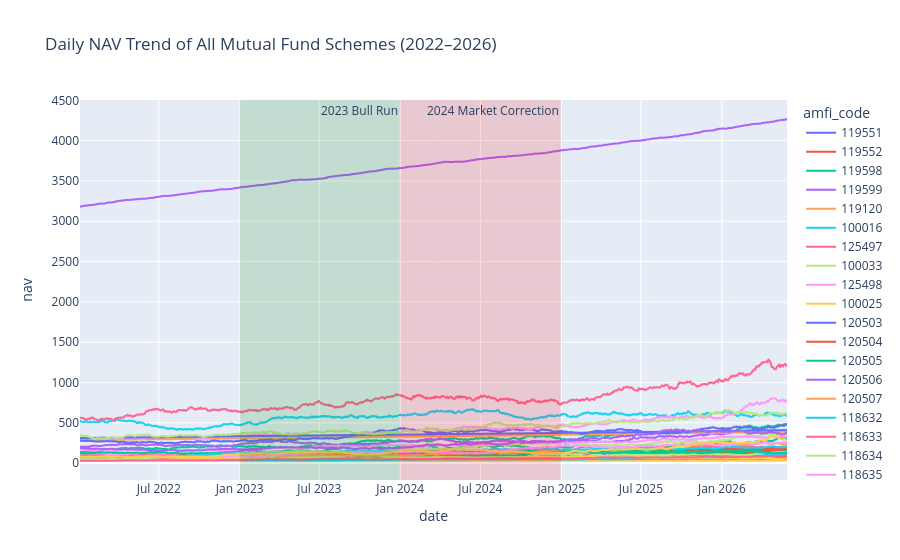

The notebook cell this image was saved under:
### Code cell
fig = px.line(
    nav,
    x="date",
    y="nav",
    color="amfi_code",
    title="Daily NAV Trend of All Mutual Fund Schemes (2022–2026)"
)

# Highlight 2023 Bull Run
fig.add_vrect(
    x0="2023-01-01",
    x1="2023-12-31",
    fillcolor="green",
    opacity=0.15,
    annotation_text="2023 Bull Run",
    line_width=0
)

# Highlight 2024 Market Correction
fig.add_vrect(
    x0="2024-01-01",
    x1="2024-12-31",
    fillcolor="red",
    opacity=0.15,
    annotation_text="2024 Market Correction",
    line_width=0
)

fig.show()

### Figure 1 — Plotly figure (JSON) as saved in the notebook; plotly's stock layout.template omitted (floating-point values rounded to 4 significant figures; data arrays with more than 128 entries replaced by an {"elided": "..."} marker saying what was removed)
{"data": [{"hovertemplate": "amfi_code=119551<br>date=%{x}<br>nav=%{y}<extra></extra>", "legendgroup": "119551", "line": {"color": "#636efa", "dash": "solid"}, "marker": {"symbol": "circle"}, "mode": "lines", "name": "119551", "showlegend": true, "type": "scattergl", "x": {"elided": "1150 str values"}, "xaxis": "x", "y": {"elided": "1150 float values"}, "yaxis": "y"}, {"hovertemplate": "amfi_code=119552<br>date=%{x}<br>nav=%{y}<extra></extra>", "legendgroup": "119552", "line": {"color": "#EF553B", "dash": "solid"}, "marker": {"symbol": "circle"}, "mode": "lines", "name": "119552", "showlegend": true, "type": "scattergl", "x": {"elided": "1150 str values"}, "xaxis": "x", "y": {"elided": "1150 float values"}, "yaxis": "y"}, {"hovertemplate": "amfi_code=119598<br>date=%{x}<br>nav=%{y}<extra></extra>", "legendgroup": "119598", "line": {"color": "#00cc96", "dash": "solid"}, "marker": {"symbol": "circle"}, "mode": "lines", "name": "119598", "showlegend": true, "type": "scattergl", "x": {"elided": "1150 str values"}, "xaxis": "x", "y": {"elided": "1150 float values"}, "yaxis": "y"}, {"hovertemplate": "amfi_code=119599<br>date=%{x}<br>nav=%{y}<extra></extra>", "legendgroup": "119599", "line": {"color": "#ab63fa", "dash": "solid"}, "marker": {"symbol": "circle"}, "mode": "lines", "name": "119599", "showlegend": true, "type": "scattergl", "x": {"elided": "1150 str values"}, "xaxis": "x", "y": {"elided": "1150 float values"}, "yaxis": "y"}, {"hovertemplate": "amfi_code=119120<br>date=%{x}<br>nav=%{y}<extra></extra>", "legendgroup": "119120", "line": {"color": "#FFA15A", "dash": "solid"}, "marker": {"symbol": "circle"}, "mode": "lines", "name": "119120", "showlegend": true, "type": "scattergl", "x": {"elided": "1150 str values"}, "xaxis": "x", "y": {"elided": "1150 float values"}, "yaxis": "y"}, {"hovertemplate": "amfi_code=100016<br>date=%{x}<br>nav=%{y}<extra></extra>", "legendgroup": "100016", "line": {"color": "#19d3f3", "dash": "solid"}, "marker": {"symbol": "circle"}, "mode": "lines", "name": "100016", "showlegend": true, "type": "scattergl", "x": {"elided": "1150 str values"}, "xaxis": "x", "y": {"elided": "1150 float values"}, "yaxis": "y"}, {"hovertemplate": "amfi_code=125497<br>date=%{x}<br>nav=%{y}<extra></extra>", "legendgroup": "125497", "line": {"color": "#FF6692", "dash": "solid"}, "marker": {"symbol": "circle"}, "mode": "lines", "name": "125497", "showlegend": true, "type": "scattergl", "x": {"elided": "1150 str values"}, "xaxis": "x", "y": {"elided": "1150 float values"}, "yaxis": "y"}, {"hovertemplate": "amfi_code=100033<br>date=%{x}<br>nav=%{y}<extra></extra>", "legendgroup": "100033", "line": {"color": "#B6E880", "dash": "solid"}, "marker": {"symbol": "circle"}, "mode": "lines", "name": "100033", "showlegend": true, "type": "scattergl", "x": {"elided": "1150 str values"}, "xaxis": "x", "y": {"elided": "1150 float values"}, "yaxis": "y"}, {"hovertemplate": "amfi_code=125498<br>date=%{x}<br>nav=%{y}<extra></extra>", "legendgroup": "125498", "line": {"color": "#FF97FF", "dash": "solid"}, "marker": {"symbol": "circle"}, "mode": "lines", "name": "125498", "showlegend": true, "type": "scattergl", "x": {"elided": "1150 str values"}, "xaxis": "x", "y": {"elided": "1150 float values"}, "yaxis": "y"}, {"hovertemplate": "amfi_code=100025<br>date=%{x}<br>nav=%{y}<extra></extra>", "legendgroup": "100025", "line": {"color": "#FECB52", "dash": "solid"}, "marker": {"symbol": "circle"}, "mode": "lines", "name": "100025", "showlegend": true, "type": "scattergl", "x": {"elided": "1150 str values"}, "xaxis": "x", "y": {"elided": "1150 float values"}, "yaxis": "y"}, {"hovertemplate": "amfi_code=120503<br>date=%{x}<br>nav=%{y}<extra></extra>", "legendgroup": "120503", "line": {"color": "#636efa", "dash": "solid"}, "marker": {"symbol": "circle"}, "mode": "lines", "name": "120503", "showlegend": true, "type": "scattergl", "x": {"elided": "1150 str values"}, "xaxis": "x", "y": {"elided": "1150 float values"}, "yaxis": "y"}, {"hovertemplate": "amfi_code=120504<br>date=%{x}<br>nav=%{y}<extra></extra>", "legendgroup": "120504", "line": {"color": "#EF553B", "dash": "solid"}, "marker": {"symbol": "circle"}, "mode": "lines", "name": "120504", "showlegend": true, "type": "scattergl", "x": {"elided": "1150 str values"}, "xaxis": "x", "y": {"elided": "1150 float values"}, "yaxis": "y"}, {"hovertemplate": "amfi_code=120505<br>date=%{x}<br>nav=%{y}<extra></extra>", "legendgroup": "120505", "line": {"color": "#00cc96", "dash": "solid"}, "marker": {"symbol": "circle"}, "mode": "lines", "name": "120505", "showlegend": true, "type": "scattergl", "x": {"elided": "1150 str values"}, "xaxis": "x", "y": {"elided": "1150 float values"}, "yaxis": "y"}, {"hovertemplate": "amfi_code=120506<br>date=%{x}<br>nav=%{y}<extra></extra>", "legendgroup": "120506", "line": {"color": "#ab63fa", "dash": "solid"}, "marker": {"symbol": "circle"}, "mode": "lines", "name": "120506", "showlegend": true, "type": "scattergl", "x": {"elided": "1150 str values"}, "xaxis": "x", "y": {"elided": "1150 float values"}, "yaxis": "y"}, {"hovertemplate": "amfi_code=120507<br>date=%{x}<br>nav=%{y}<extra></extra>", "legendgroup": "120507", "line": {"color": "#FFA15A", "dash": "solid"}, "marker": {"symbol": "circle"}, "mode": "lines", "name": "120507", "showlegend": true, "type": "scattergl", "x": {"elided": "1150 str values"}, "xaxis": "x", "y": {"elided": "1150 float values"}, "yaxis": "y"}, {"hovertemplate": "amfi_code=118632<br>date=%{x}<br>nav=%{y}<extra></extra>", "legendgroup": "118632", "line": {"color": "#19d3f3", "dash": "solid"}, "marker": {"symbol": "circle"}, "mode": "lines", "name": "118632", "showlegend": true, "type": "scattergl", "x": {"elided": "1150 str values"}, "xaxis": "x", "y": {"elided": "1150 float values"}, "yaxis": "y"}, {"hovertemplate": "amfi_code=118633<br>date=%{x}<br>nav=%{y}<extra></extra>", "legendgroup": "118633", "line": {"color": "#FF6692", "dash": "solid"}, "marker": {"symbol": "circle"}, "mode": "lines", "name": "118633", "showlegend": true, "type": "scattergl", "x": {"elided": "1150 str values"}, "xaxis": "x", "y": {"elided": "1150 float values"}, "yaxis": "y"}, {"hovertemplate": "amfi_code=118634<br>date=%{x}<br>nav=%{y}<extra></extra>", "legendgroup": "118634", "line": {"color": "#B6E880", "dash": "solid"}, "marker": {"symbol": "circle"}, "mode": "lines", "name": "118634", "showlegend": true, "type": "scattergl", "x": {"elided": "1150 str values"}, "xaxis": "x", "y": {"elided": "1150 float values"}, "yaxis": "y"}, {"hovertemplate": "amfi_code=118635<br>date=%{x}<br>nav=%{y}<extra></extra>", "legendgroup": "118635", "line": {"color": "#FF97FF", "dash": "solid"}, "marker": {"symbol": "circle"}, "mode": "lines", "name": "118635", "showlegend": true, "type": "scattergl", "x": {"elided": "1150 str values"}, "xaxis": "x", "y": {"elided": "1150 float values"}, "yaxis": "y"}, {"hovertemplate": "amfi_code=118636<br>date=%{x}<br>nav=%{y}<extra></extra>", "legendgroup": "118636", "line": {"color": "#FECB52", "dash": "solid"}, "marker": {"symbol": "circle"}, "mode": "lines", "name": "118636", "showlegend": true, "type": "scattergl", "x": {"elided": "1150 str values"}, "xaxis": "x", "y": {"elided": "1150 float values"}, "yaxis": "y"}, {"hovertemplate": "amfi_code=120841<br>date=%{x}<br>nav=%{y}<extra></extra>", "legendgroup": "120841", "line": {"color": "#636efa", "dash": "solid"}, "marker": {"symbol": "circle"}, "mode": "lines", "name": "120841", "showlegend": true, "type": "scattergl", "x": {"elided": "1150 str values"}, "xaxis": "x", "y": {"elided": "1150 float values"}, "yaxis": "y"}, {"hovertemplate": "amfi_code=120842<br>date=%{x}<br>nav=%{y}<extra></extra>", "legendgroup": "120842", "line": {"color": "#EF553B", "dash": "solid"}, "marker": {"symbol": "circle"}, "mode": "lines", "name": "120842", "showlegend": true, "type": "scattergl", "x": {"elided": "1150 str values"}, "xaxis": "x", "y": {"elided": "1150 float values"}, "yaxis": "y"}, {"hovertemplate": "amfi_code=120843<br>date=%{x}<br>nav=%{y}<extra></extra>", "legendgroup": "120843", "line": {"color": "#00cc96", "dash": "solid"}, "marker": {"symbol": "circle"}, "mode": "lines", "name": "120843", "showlegend": true, "type": "scattergl", "x": {"elided": "1150 str values"}, "xaxis": "x", "y": {"elided": "1150 float values"}, "yaxis": "y"}, {"hovertemplate": "amfi_code=120844<br>date=%{x}<br>nav=%{y}<extra></extra>", "legendgroup": "120844", "line": {"color": "#ab63fa", "dash": "solid"}, "marker": {"symbol": "circle"}, "mode": "lines", "name": "120844", "showlegend": true, "type": "scattergl", "x": {"elided": "1150 str values"}, "xaxis": "x", "y": {"elided": "1150 float values"}, "yaxis": "y"}, {"hovertemplate": "amfi_code=119092<br>date=%{x}<br>nav=%{y}<extra></extra>", "legendgroup": "119092", "line": {"color": "#FFA15A", "dash": "solid"}, "marker": {"symbol": "circle"}, "mode": "lines", "name": "119092", "showlegend": true, "type": "scattergl", "x": {"elided": "1150 str values"}, "xaxis": "x", "y": {"elided": "1150 float values"}, "yaxis": "y"}, {"hovertemplate": "amfi_code=119093<br>date=%{x}<br>nav=%{y}<extra></extra>", "legendgroup": "119093", "line": {"color": "#19d3f3", "dash": "solid"}, "marker": {"symbol": "circle"}, "mode": "lines", "name": "119093", "showlegend": true, "type": "scattergl", "x": {"elided": "1150 str values"}, "xaxis": "x", "y": {"elided": "1150 float values"}, "yaxis": "y"}, {"hovertemplate": "amfi_code=119094<br>date=%{x}<br>nav=%{y}<extra></extra>", "legendgroup": "119094", "line": {"color": "#FF6692", "dash": "solid"}, "marker": {"symbol": "circle"}, "mode": "lines", "name": "119094", "showlegend": true, "type": "scattergl", "x": {"elided": "1150 str values"}, "xaxis": "x", "y": {"elided": "1150 float values"}, "yaxis": "y"}, {"hovertemplate": "amfi_code=119095<br>date=%{x}<br>nav=%{y}<extra></extra>", "legendgroup": "119095", "line": {"color": "#B6E880", "dash": "solid"}, "marker": {"symbol": "circle"}, "mode": "lines", "name": "119095", "showlegend": true, "type": "scattergl", "x": {"elided": "1150 str values"}, "xaxis": "x", "y": {"elided": "1150 float values"}, "yaxis": "y"}, {"hovertemplate": "amfi_code=101206<br>date=%{x}<br>nav=%{y}<extra></extra>", "legendgroup": "101206", "line": {"color": "#FF97FF", "dash": "solid"}, "marker": {"symbol": "circle"}, "mode": "lines", "name": "101206", "showlegend": true, "type": "scattergl", "x": {"elided": "1150 str values"}, "xaxis": "x", "y": {"elided": "1150 float values"}, "yaxis": "y"}, {"hovertemplate": "amfi_code=101207<br>date=%{x}<br>nav=%{y}<extra></extra>", "legendgroup": "101207", "line": {"color": "#FECB52", "dash": "solid"}, "marker": {"symbol": "circle"}, "mode": "lines", "name": "101207", "showlegend": true, "type": "scattergl", "x": {"elided": "1150 str values"}, "xaxis": "x", "y": {"elided": "1150 float values"}, "yaxis": "y"}, {"hovertemplate": "amfi_code=101208<br>date=%{x}<br>nav=%{y}<extra></extra>", "legendgroup": "101208", "line": {"color": "#636efa", "dash": "solid"}, "marker": {"symbol": "circle"}, "mode": "lines", "name": "101208", "showlegend": true, "type": "scattergl", "x": {"elided": "1150 str values"}, "xaxis": "x", "y": {"elided": "1150 float values"}, "yaxis": "y"}, {"hovertemplate": "amfi_code=102885<br>date=%{x}<br>nav=%{y}<extra></extra>", "legendgroup": "102885", "line": {"color": "#EF553B", "dash": "solid"}, "marker": {"symbol": "circle"}, "mode": "lines", "name": "102885", "showlegend": true, "type": "scattergl", "x": {"elided": "1150 str values"}, "xaxis": "x", "y": {"elided": "1150 float values"}, "yaxis": "y"}, {"hovertemplate": "amfi_code=102886<br>date=%{x}<br>nav=%{y}<extra></extra>", "legendgroup": "102886", "line": {"color": "#00cc96", "dash": "solid"}, "marker": {"symbol": "circle"}, "mode": "lines", "name": "102886", "showlegend": true, "type": "scattergl", "x": {"elided": "1150 str values"}, "xaxis": "x", "y": {"elided": "1150 float values"}, "yaxis": "y"}, {"hovertemplate": "amfi_code=102887<br>date=%{x}<br>nav=%{y}<extra></extra>", "legendgroup": "102887", "line": {"color": "#ab63fa", "dash": "solid"}, "marker": {"symbol": "circle"}, "mode": "lines", "name": "102887", "showlegend": true, "type": "scattergl", "x": {"elided": "1150 str values"}, "xaxis": "x", "y": {"elided": "1150 float values"}, "yaxis": "y"}, {"hovertemplate": "amfi_code=148567<br>date=%{x}<br>nav=%{y}<extra></extra>", "legendgroup": "148567", "line": {"color": "#FFA15A", "dash": "solid"}, "marker": {"symbol": "circle"}, "mode": "lines", "name": "148567", "showlegend": true, "type": "scattergl", "x": {"elided": "1150 str values"}, "xaxis": "x", "y": {"elided": "1150 float values"}, "yaxis": "y"}, {"hovertemplate": "amfi_code=148568<br>date=%{x}<br>nav=%{y}<extra></extra>", "legendgroup": "148568", "line": {"color": "#19d3f3", "dash": "solid"}, "marker": {"symbol": "circle"}, "mode": "lines", "name": "148568", "showlegend": true, "type": "scattergl", "x": {"elided": "1150 str values"}, "xaxis": "x", "y": {"elided": "1150 float values"}, "yaxis": "y"}, {"hovertemplate": "amfi_code=148569<br>date=%{x}<br>nav=%{y}<extra></extra>", "legendgroup": "148569", "line": {"color": "#FF6692", "dash": "solid"}, "marker": {"symbol": "circle"}, "mode": "lines", "name": "148569", "showlegend": true, "type": "scattergl", "x": {"elided": "1150 str values"}, "xaxis": "x", "y": {"elided": "1150 float values"}, "yaxis": "y"}, {"hovertemplate": "amfi_code=149322<br>date=%{x}<br>nav=%{y}<extra></extra>", "legendgroup": "149322", "line": {"color": "#B6E880", "dash": "solid"}, "marker": {"symbol": "circle"}, "mode": "lines", "name": "149322", "showlegend": true, "type": "scattergl", "x": {"elided": "1150 str values"}, "xaxis": "x", "y": {"elided": "1150 float values"}, "yaxis": "y"}, {"hovertemplate": "amfi_code=149323<br>date=%{x}<br>nav=%{y}<extra></extra>", "legendgroup": "149323", "line": {"color": "#FF97FF", "dash": "solid"}, "marker": {"symbol": "circle"}, "mode": "lines", "name": "149323", "showlegend": true, "type": "scattergl", "x": {"elided": "1150 str values"}, "xaxis": "x", "y": {"elided": "1150 float values"}, "yaxis": "y"}, {"hovertemplate": "amfi_code=149324<br>date=%{x}<br>nav=%{y}<extra></extra>", "legendgroup": "149324", "line": {"color": "#FECB52", "dash": "solid"}, "marker": {"symbol": "circle"}, "mode": "lines", "name": "149324", "showlegend": true, "type": "scattergl", "x": {"elided": "1150 str values"}, "xaxis": "x", "y": {"elided": "1150 float values"}, "yaxis": "y"}], "layout": {"annotations": [{"showarrow": false, "text": "2023 Bull Run", "x": "2023-12-31", "xanchor": "right", "xref": "x", "y": 1, "yanchor": "top", "yref": "y domain"}, {"showarrow": false, "text": "2024 Market Correction", "x": "2024-12-31", "xanchor": "right", "xref": "x", "y": 1, "yanchor": "top", "yref": "y domain"}], "legend": {"title": {"text": "amfi_code"}, "tracegroupgap": 0}, "shapes": [{"fillcolor": "green", "line": {"width": 0}, "opacity": 0.15, "type": "rect", "x0": "2023-01-01", "x1": "2023-12-31", "xref": "x", "y0": 0, "y1": 1, "yref": "y domain"}, {"fillcolor": "red", "line": {"width": 0}, "opacity": 0.15, "type": "rect", "x0": "2024-01-01", "x1": "2024-12-31", "xref": "x", "y0": 0, "y1": 1, "yref": "y domain"}], "title": {"text": "Daily NAV Trend of All Mutual Fund Schemes (2022–2026)"}, "xaxis": {"anchor": "y", "domain": [0, 1], "title": {"text": "date"}}, "yaxis": {"anchor": "x", "domain": [0, 1], "title": {"text": "nav"}}}}
